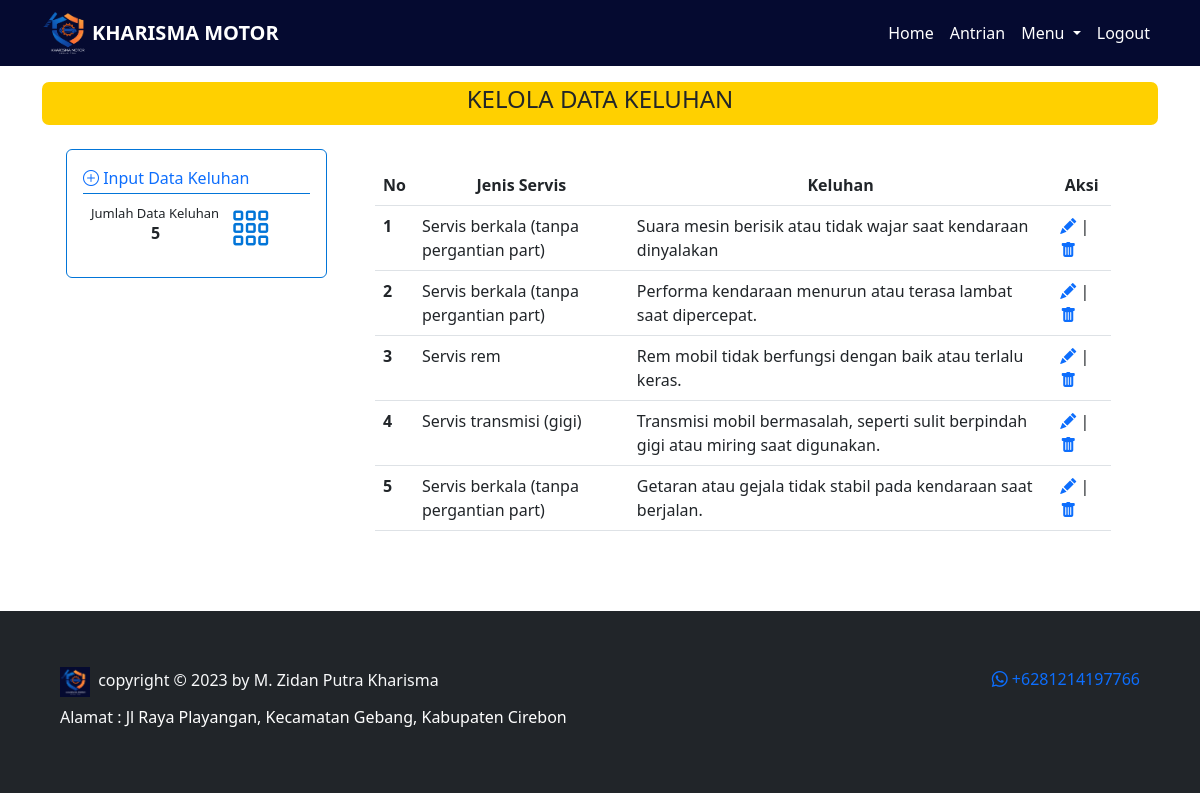
The app's page /admin/keluhan.php, older data.
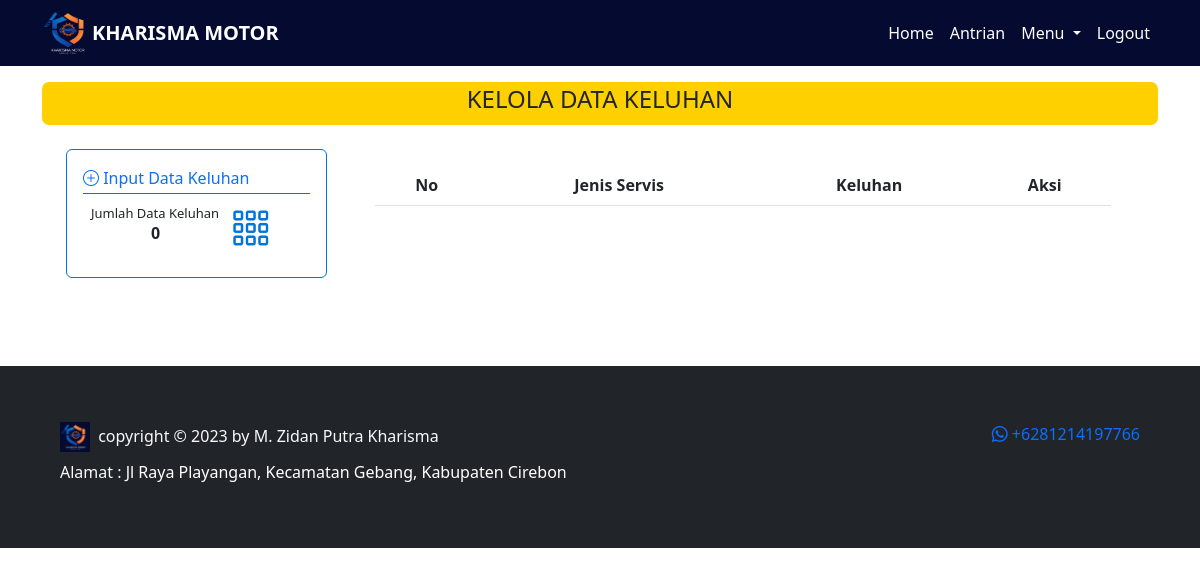
The same page, newer data.
### tables this page shows
CREATE TABLE `jenis_keluhan` (
  `idjkeluhan` int(11) NOT NULL,
  `keluhan` varchar(100) NOT NULL,
  `idservis` int(11) NOT NULL
);

CREATE TABLE `servis` (
  `idservis` int(11) NOT NULL,
  `jenis_servis` varchar(100) NOT NULL,
  `harga_jasa` bigint(100) NOT NULL,
  `deskripsi` text NOT NULL
);

### controller/function.php (called while the page is built, shortened)
<?php
$conn = mysqli_connect("localhost", "root", "", "kharisma_motor");
function query($query)
{
    global $conn;
    $result = mysqli_query($conn, $query);
    $rows = [];
    while ($row = mysqli_fetch_assoc($result)) {
        $rows[] = $row;
    }
    return $rows;
}
function jumlah_data($data)
{
    global $conn;
    $query = mysqli_query($conn, $data);
    $jumlah_data = mysqli_num_rows($query);
    return $jumlah_data;
}
function enkripsi($teks)
{
    $text = $teks;
    $kunci = 'kharisma_motor';
    $key = hash('sha256', $kunci);
    $pkey = "123";
    $method = "aes-192-cfb1";
    $iv = substr(hash('sha256', $pkey), 0, 16);
    $enkripsi = openssl_encrypt($text, $method, $key, 0, $iv);
    $enkripsi = base64_encode($enkripsi);
    return $enkripsi;
}
?>

### admin/keluhan.php (the view, shortened to what this page needs)
<?php
$data = query("SELECT * FROM jenis_keluhan");
$jumlah_keluhan = jumlah_data("SELECT * FROM jenis_keluhan");
?>
<!DOCTYPE html>
<html lang="en">
<head>
    <link rel="stylesheet" href="https://cdn.datatables.net/1.13.4/css/jquery.dataTables.min.css">
    <link href="https://cdn.jsdelivr.net/npm/bootstrap@5.3.0/dist/css/bootstrap.min.css" rel="stylesheet"
>
    <link rel="stylesheet" href="https://cdn.jsdelivr.net/npm/bootstrap-icons@1.10.5/font/bootstrap-icons.css">
    <link rel="stylesheet" href="../style.css">
</head>
<body>
    <?php require_once('../navbar/navbar_admin.php'); ?>
    <div class="container">
        <div class="content py-3">
            <div class="title text-center text-uppercase">
                <h4>KELOLA DATA KELUHAN</h4>
            </div>
            <div class="row">
                <div class="col-3 me-4 ms-4">
                    <div class="card my-4">
                        <div class="card-body">
                            <a href="input_keluhan.php" class="fw-medium text-decoration-none">
                                <i class="bi bi-plus-circle"></i>
                                <span>Input Data Keluhan</span>
                            </a>
                            <hr style="margin-top: 3px;  color: #0275d8; opacity: 1;">
                            <h6 class="card-subtitle ms-2">Jumlah Data Keluhan</h6>
                            <p class="card-text fw-bold">
                                <?php echo $jumlah_keluhan; ?>
                            </p>
                            <i class="icon bi bi-grid-3x3-gap"></i>
                        </div>
                    </div>
                </div>
                <div class="col-8 mt-4">
                    <table class="table table-hover mt-3" id="example">
                        <thead>
                            <tr class="text-center">
                                <th scope="col">No</th>
                                <th scope="col">Jenis Servis</th>
                                <th scope="col">Keluhan</th>
                                <th scope="col">Aksi</th>
                            </tr>
                        </thead>
                        <tbody class="text-start">
                            <?php
                            $i = 1;
                            foreach ($data as $keluhan):
                                $idkeluhan = enkripsi($keluhan['idjkeluhan']);
                                ?>
                                <tr>
                                    <th>
                                        <?php echo $i; ?>
                                    </th>
                                    <?php
                                    $idservis = $keluhan['idservis'];
                                    $jenis_servis = query("SELECT jenis_servis FROM servis WHERE idservis = $idservis")[0];
                                    ?>
                                    <td>
                                        <?php echo $jenis_servis['jenis_servis']; ?>
                                    </td>
                                    <td>
                                        <?php echo $keluhan['keluhan']; ?>
                                    </td>
                                    <td>
                                        <a href="edit_keluhan.php?id=<?= $idkeluhan; ?>"><i
                                                class="bi bi-pencil-fill"></i></a>
                                        |
                                        <a style="text-decoration: none;"
                                            href="../controller/controller_keluhan.php?idjkeluhan=<?= $idkeluhan; ?>"
                                            onclick="return confirm('Apakah anda yakin ingin menghapus data?')"><i
                                                class="bi bi-trash-fill"></i></a>
                                    </td>
                                </tr>
                                <?php
                                $i++;
                            endforeach
                            ?>
                        </tbody>
                    </table>
                </div>
            </div>
        </div>
    </div>
    <?php
    require_once('../footer.php');
    ?>
</body>
</html>

Row changes from the older to the newer data that the page shows:
removed jenis_keluhan: idservis.jenis_servis "Servis berkala (tanpa pergantian part)", keluhan "Suara mesin berisik atau tidak wajar saat kendaraan dinyalakan"
removed jenis_keluhan: idservis.jenis_servis "Servis berkala (tanpa pergantian part)", keluhan "Performa kendaraan menurun atau terasa lambat saat dipercepat."
removed jenis_keluhan: idservis.jenis_servis "Servis rem", keluhan "Rem mobil tidak berfungsi dengan baik atau terlalu keras."
removed jenis_keluhan: idservis.jenis_servis "Servis transmisi (gigi)", keluhan "Transmisi mobil bermasalah, seperti sulit berpindah gigi atau miring saat digunakan."
removed jenis_keluhan: idservis.jenis_servis "Servis berkala (tanpa pergantian part)", keluhan "Getaran atau gejala tidak stabil pada kendaraan saat berjalan."
Text that changed along with them:
$jumlah_keluhan: "5" → "0"
